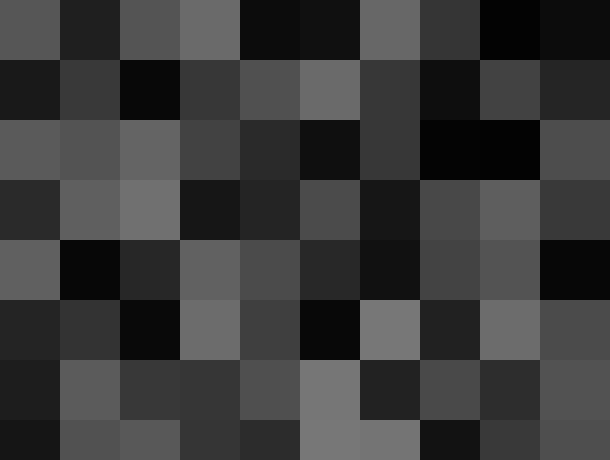
Frame 1 (no input)
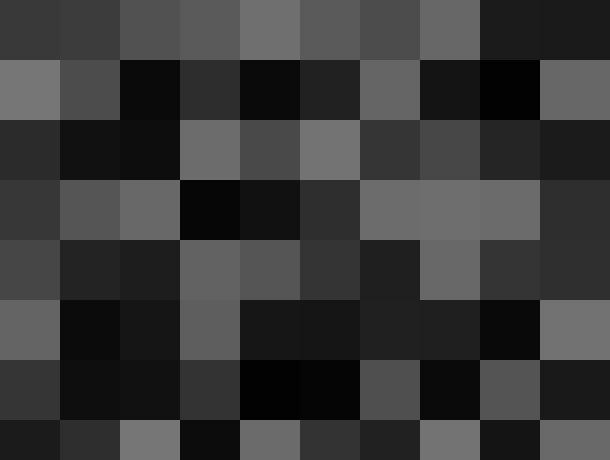
Frame 60 (no input)
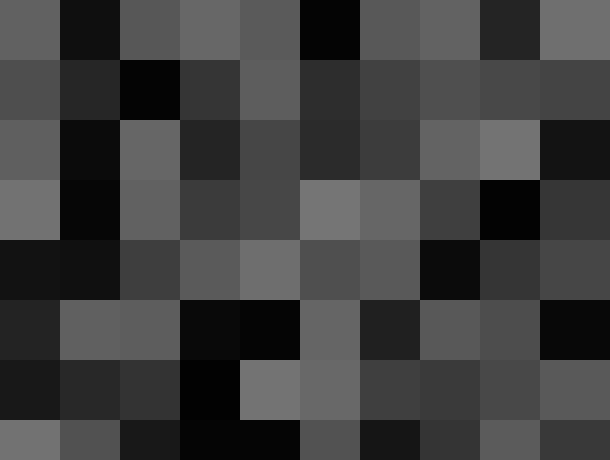
Frame 120 (the mouse pressed at the canvas centre since frame 60)

The p5.js sketch that drew these frames (run headless with seeded random() and noise() and a simulated clock; from frame 60 on, the mouse is pressed at the canvas centre):

// p5.js sketch
// ── sketch.js
function setup() {
	// create a place to draw (resclaed the background)
	createCanvas(610, 460);
	noStroke();

}


function draw() {
  // set a background color for bonus
	background(50, 50, 50);

  // give a loop condition for 10 horizontal square 8 vertical square
	for(var x = 0; x < 10; x++)
	for(var y = 0; y < 8; y++){
  var z = random(0,120)
	//give a fill color [ each R,G,B should be same but random at the same time )]
	fill(z,z,z);

	//draw 10 squares using loop
	rect(60*x,60*y,70,70);
  }
}
